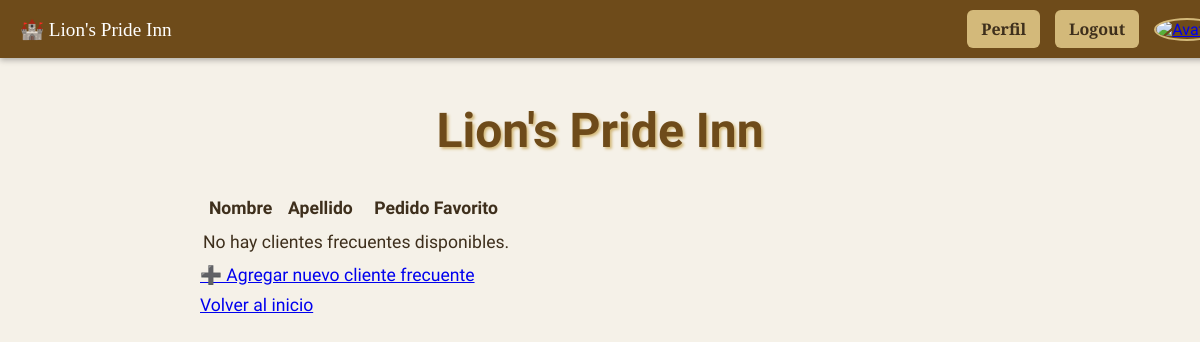
/clientes/ (signed in), run on an earlier commit of the app's database.
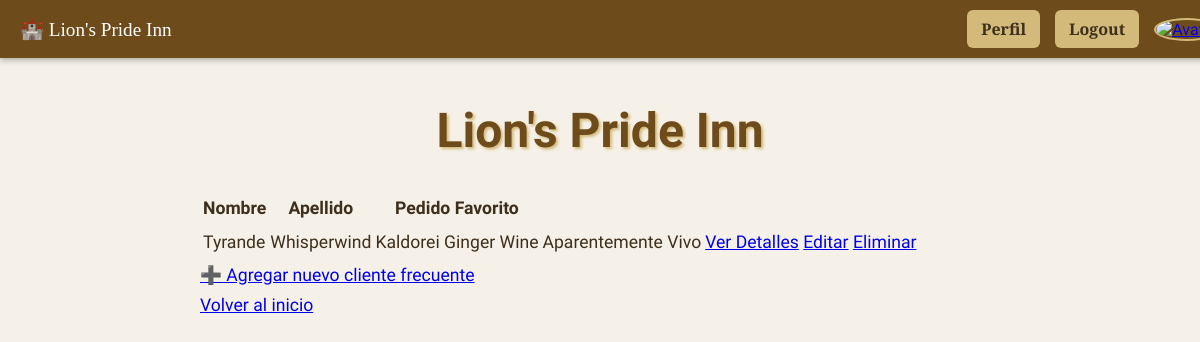
And on a later commit of the database.
### Taberna/models.py (models this page shows, shortened)
class ClienteFrecuente(models.Model):
    nombre = models.CharField(max_length=100)
    apellido = models.CharField(max_length=100)
    pedido_favorito = models.CharField(max_length=100)

### Taberna/views.py (the view)
# urls.py: path('clientes/', views.ClienteFrecuenteListView.as_view(), name='clientes_frecuentes'),
class ClienteFrecuenteListView(ListView):
    model = ClienteFrecuente
    template_name = 'Taberna/clientes_frecuentes.html'
    context_object_name = 'clientes_frecuentes'
    def get_queryset(self):
        queryset = super().get_queryset()
        busqueda = self.request.GET.get('busqueda', None)
        if busqueda:
            queryset = queryset.filter(nombre__icontains=busqueda)
        return queryset

### Taberna/templates/Taberna/clientes_frecuentes.html
{% extends "Taberna/base.html" %}
{% block content %}
<div class="table-responsive">
  <table class="table table-bordered">
    <thead>
      <tr>
        <th>Nombre</th>
        <th>Apellido</th>
        <th>Pedido Favorito</th>
      </tr>
    </thead>
    <tbody>
      {% for cliente in clientes_frecuentes %}
        <tr>
          <td>{{ cliente.nombre }}</td>
          <td>{{ cliente.apellido }}</td>
          <td>{{ cliente.pedido_favorito }}</td>
          {% if post.estado == "D" %}
            <td>No avistado hace tiempo</td>
          {% else %}
            <td>Aparentemente Vivo</td>
          {% endif %}
          <td>
            <a href="{% url 'Taberna:detalle_clientes_frecuentes' cliente.id %}" class="btn btn-sm btn-info">Ver Detalles</a>
            <a href="{% url 'Taberna:actualizar_cliente_frecuente' cliente.id %}" class="btn btn-sm btn-warning">Editar</a>
            <a href="{% url 'Taberna:cliente_frecuente_confirm_delete' cliente.id %}" class="btn btn-sm btn-danger">Eliminar</a>
          </td>
        </tr>
      {% empty %}
        <tr>
          <td colspan="3">No hay clientes frecuentes disponibles.</td>
        </tr>
      {% endfor %}
    </tbody>
  </table>
</div>
<div class="text-center mt-4">
  <a href="{% url 'Taberna:crear_cliente_frecuente' %}" class="btn btn-success">
    ➕ Agregar nuevo cliente frecuente
  </a>
  <br>
    <a href="{% url 'Taberna:home' %}">Volver al inicio</a>
  <br>
</div>
{% endblock %}

What changed in the data, as far as the page shows it:
added ClienteFrecuente: nombre "Tyrande", apellido "Whisperwind", pedido_favorito "Kaldorei Ginger Wine"
Also different on the page:
text no longer shown: "No hay clientes frecuentes disponibles."
